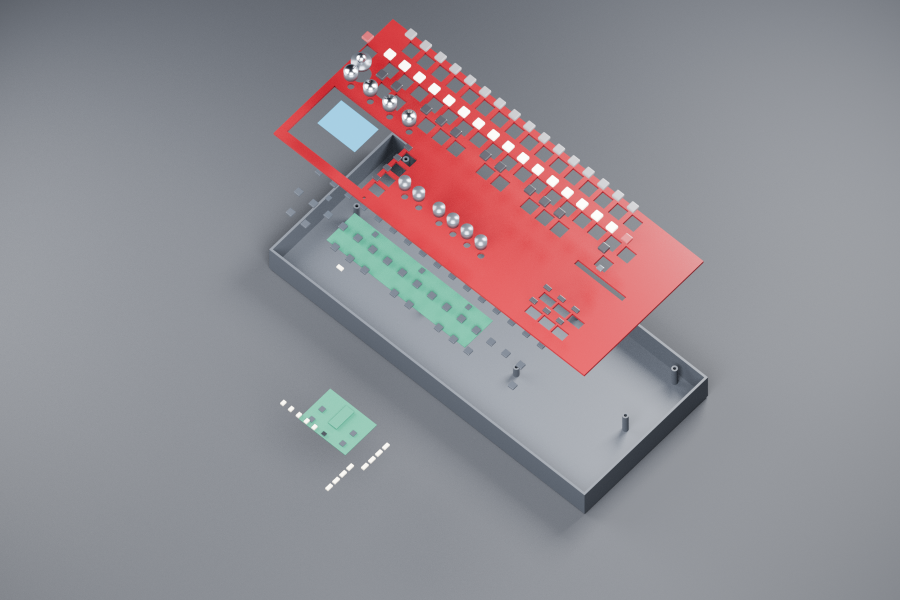
#> input picture docs/renders/nsr1_exploded.png, 1800 x 1200 px (shown at 1/2 size)
$ python label_render.py
#> lines starting #> are read from the running program, lines starting #| are printed output that depends on the picture
#!/usr/bin/env python3
"""Add the title/legend/caption to the Blender exploded render."""
from __future__ import annotations

import os

from PIL import Image, ImageDraw, ImageFont

ROOT = os.path.dirname(os.path.dirname(os.path.dirname(os.path.abspath(__file__))))
RENDERS = os.path.join(ROOT, "docs", "renders")
SRC = os.path.join(RENDERS, "nsr1_exploded.png")
DST = os.path.join(RENDERS, "nsr1_exploded_labeled.png")


def font(size):
    for name in ("DejaVuSans.ttf", "DejaVuSans-Bold.ttf"):
        try:
            return ImageFont.truetype(name, size)
        except OSError:
            pass
    return ImageFont.load_default()


def main():
    image = Image.open(SRC).convert("RGBA")
#> image is the input picture: PIL image 1800x1200 RGBA; mean R, G, B, A 146.7, 140.7, 146.3, 255
    overlay = Image.new("RGBA", image.size, (0, 0, 0, 0))
#> overlay: PIL image 1800x1200 RGBA; every value is 0
    draw = ImageDraw.Draw(overlay)
    f_title = font(58)
    f_sub = font(26)
    f_body = font(24)
    f_small = font(20)
    cream = (236, 231, 218, 255)
    muted = (188, 193, 202, 255)
    draw.rounded_rectangle((38, 28, 980, 170), radius=18, fill=(8, 12, 20, 195))
    draw.text((66, 54), "NSR-1  //  EXPLODED", font=f_title, fill=cream)
    draw.text((70, 124), "ВОКОИТЕР · ΟΡΓΑΝΟ 1 · rev B2 · 400 × 170 mm",
              font=f_sub, fill=muted)
    # Legend.
    x, y = 70, 1010
    draw.rounded_rectangle((x - 20, y - 22, x + 365, y + 130), radius=14,
                           fill=(8, 12, 20, 180))
    entries = (
        ((164, 28, 34), "Faceplate"),
        ((44, 158, 112), "Keyboard PCB + switches"),
        ((24, 88, 64), "Control PCB"),
        ((90, 96, 110), "Tray"),
    )
    for i, (color, label) in enumerate(entries):
        yy = y + i * 31
        draw.rounded_rectangle((x, yy, x + 22, yy + 22), radius=4,
                               fill=(*color, 255))
        draw.text((x + 34, yy - 3), label, font=f_body, fill=cream)
    draw.text((image.width - 470, image.height - 54),
              "validated with ElectroMechanicalDesigner", font=f_small, fill=muted)
    Image.alpha_composite(image, overlay).convert("RGB").save(DST, quality=95)
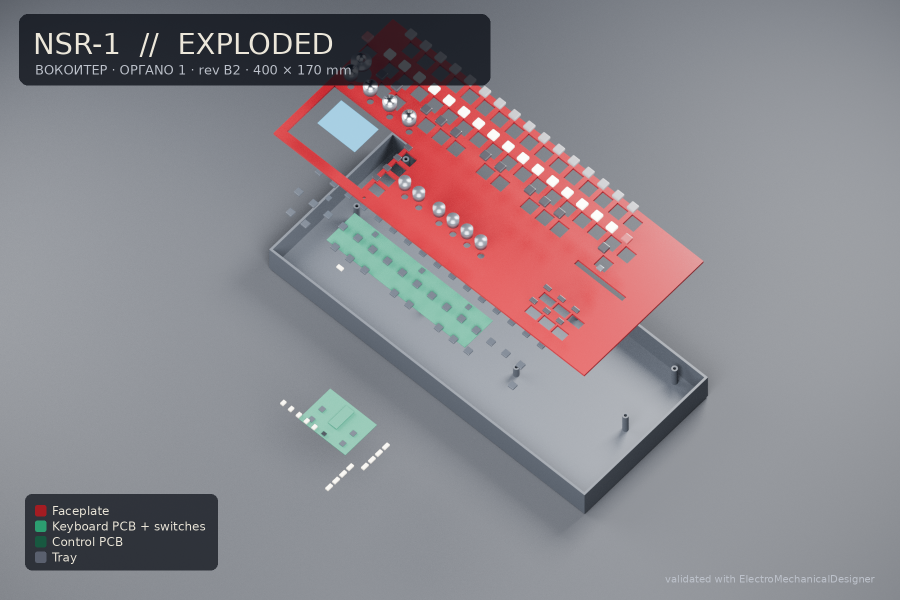
#> saved as nsr1_exploded_labeled.png: PIL image 1800x1200 RGB (shown at 1/2 size); mean R, G, B 139.7, 134.3, 139.8
    print("wrote", DST)


main()
